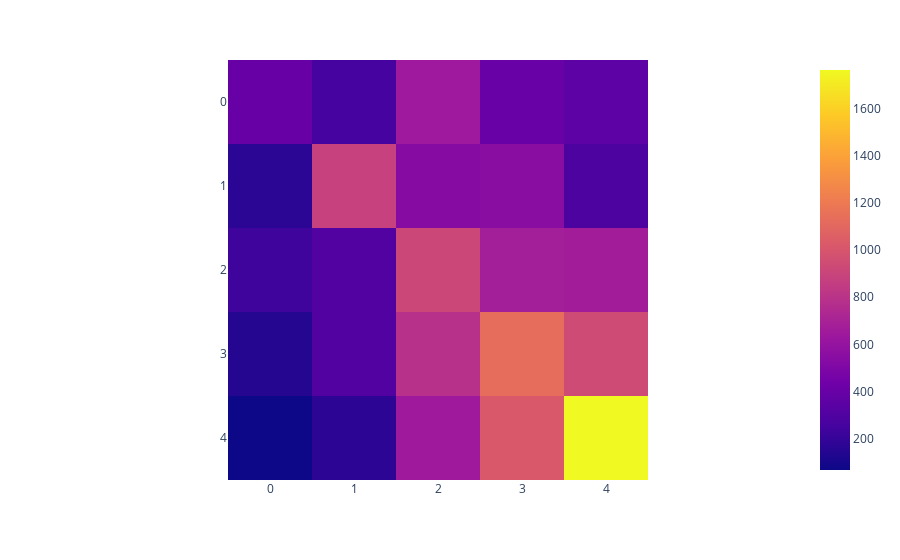

Notebook code cell kept with this figure:
### Code cell
#get the step test object
res = model_0._get_step_test(params.to_dict(), 2000)
print(res.ts_graph_vals['age_mixing_matrix'])
# it is the "real" age_mixing matrix
px.imshow(res.ts_graph_vals['age_mixing_matrix'])

### Figure 1 — Plotly figure (JSON) as saved in the notebook; plotly's stock layout.template omitted (floating-point values rounded to 4 significant figures)
{"data": [{"coloraxis": "coloraxis", "hovertemplate": "x: %{x}<br>y: %{y}<br>color: %{z}<extra></extra>", "name": "0", "type": "heatmap", "xaxis": "x", "yaxis": "y", "z": [[398.4, 261.8, 643.7, 401.6, 356.1], [165.8, 881.6, 532.8, 550.8, 285.6], [231.8, 311.4, 915.5, 673.3, 664.1], [141.9, 310.9, 786.1, 1134.0, 938.0], [67.3, 170.5, 647.3, 1019.0, 1764.0]]}], "layout": {"coloraxis": {"colorscale": [[0, "#0d0887"], [0.1111, "#46039f"], [0.2222, "#7201a8"], [0.3333, "#9c179e"], [0.4444, "#bd3786"], [0.5556, "#d8576b"], [0.6667, "#ed7953"], [0.7778, "#fb9f3a"], [0.8889, "#fdca26"], [1, "#f0f921"]]}, "margin": {"t": 60}, "xaxis": {"anchor": "y", "constrain": "domain", "domain": [0, 1], "scaleanchor": "y"}, "yaxis": {"anchor": "x", "autorange": "reversed", "constrain": "domain", "domain": [0, 1]}}}
